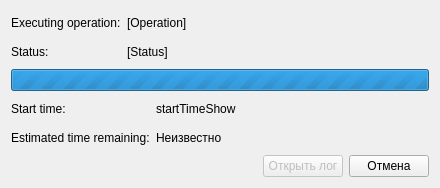
<?xml version="1.0" encoding="UTF-8"?>
<ui version="4.0">
 <class>LoadingDialog</class>
 <widget class="QDialog" name="LoadingDialog">
  <property name="windowModality">
   <enum>Qt::ApplicationModal</enum>
  </property>
  <property name="geometry">
   <rect>
    <x>0</x>
    <y>0</y>
    <width>440</width>
    <height>188</height>
   </rect>
  </property>
  <property name="windowTitle">
   <string>Подождите</string>
  </property>
  <property name="styleSheet">
   <string notr="true">QLabel[objectName*=&quot;Show&quot;]{
	font-size: 12pt;
	font-family: Consolas;
	font-style: italic;a
}
</string>
  </property>
  <layout class="QVBoxLayout" name="verticalLayout">
   <item>
    <layout class="QGridLayout" name="gridLayout_2">
     <item row="0" column="0">
      <widget class="QLabel" name="label">
       <property name="text">
        <string>Executing operation:</string>
       </property>
      </widget>
     </item>
     <item row="0" column="1">
      <widget class="QLabel" name="operationLabel">
       <property name="text">
        <string>[Operation]</string>
       </property>
      </widget>
     </item>
     <item row="0" column="2" rowspan="2">
      <spacer name="horizontalSpacer_3">
       <property name="orientation">
        <enum>Qt::Horizontal</enum>
       </property>
       <property name="sizeHint" stdset="0">
        <size>
         <width>40</width>
         <height>20</height>
        </size>
       </property>
      </spacer>
     </item>
     <item row="1" column="0">
      <widget class="QLabel" name="statusDescLabel">
       <property name="text">
        <string>Status:</string>
       </property>
      </widget>
     </item>
     <item row="1" column="1">
      <widget class="QLabel" name="statusLabel">
       <property name="text">
        <string>[Status]</string>
       </property>
      </widget>
     </item>
    </layout>
   </item>
   <item>
    <widget class="QProgressBar" name="progressBar">
     <property name="minimum">
      <number>0</number>
     </property>
     <property name="maximum">
      <number>0</number>
     </property>
     <property name="value">
      <number>-1</number>
     </property>
    </widget>
   </item>
   <item>
    <layout class="QGridLayout" name="gridLayout">
     <item row="0" column="0">
      <widget class="QLabel" name="label_3">
       <property name="text">
        <string>Start time:</string>
       </property>
      </widget>
     </item>
     <item row="0" column="1">
      <widget class="QLabel" name="startTimeShow">
       <property name="text">
        <string>startTimeShow</string>
       </property>
      </widget>
     </item>
     <item row="0" column="2" rowspan="2">
      <spacer name="horizontalSpacer">
       <property name="orientation">
        <enum>Qt::Horizontal</enum>
       </property>
       <property name="sizeHint" stdset="0">
        <size>
         <width>40</width>
         <height>20</height>
        </size>
       </property>
      </spacer>
     </item>
     <item row="1" column="0">
      <widget class="QLabel" name="label_5">
       <property name="text">
        <string>Estimated time remaining:</string>
       </property>
      </widget>
     </item>
     <item row="1" column="1">
      <widget class="QLabel" name="etaShow">
       <property name="text">
        <string>Неизвестно</string>
       </property>
      </widget>
     </item>
    </layout>
   </item>
   <item>
    <layout class="QHBoxLayout" name="horizontalLayout_3">
     <item>
      <spacer name="horizontalSpacer_2">
       <property name="orientation">
        <enum>Qt::Horizontal</enum>
       </property>
       <property name="sizeHint" stdset="0">
        <size>
         <width>40</width>
         <height>20</height>
        </size>
       </property>
      </spacer>
     </item>
     <item>
      <widget class="QPushButton" name="logButton">
       <property name="enabled">
        <bool>false</bool>
       </property>
       <property name="text">
        <string>Открыть лог</string>
       </property>
      </widget>
     </item>
     <item>
      <widget class="QPushButton" name="cancelButton">
       <property name="text">
        <string>Отмена</string>
       </property>
      </widget>
     </item>
    </layout>
   </item>
  </layout>
 </widget>
 <resources/>
 <connections>
  <connection>
   <sender>cancelButton</sender>
   <signal>clicked()</signal>
   <receiver>LoadingDialog</receiver>
   <slot>reject()</slot>
   <hints>
    <hint type="sourcelabel">
     <x>301</x>
     <y>155</y>
    </hint>
    <hint type="destinationlabel">
     <x>218</x>
     <y>88</y>
    </hint>
   </hints>
  </connection>
 </connections>
</ui>
